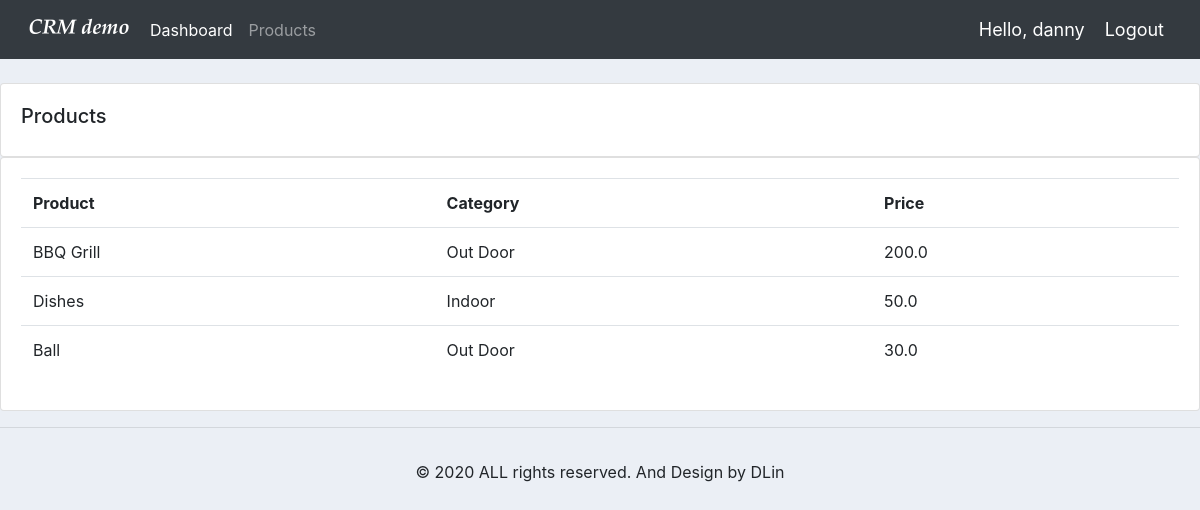
The page /products/ (signed in) on the database as committed earlier.
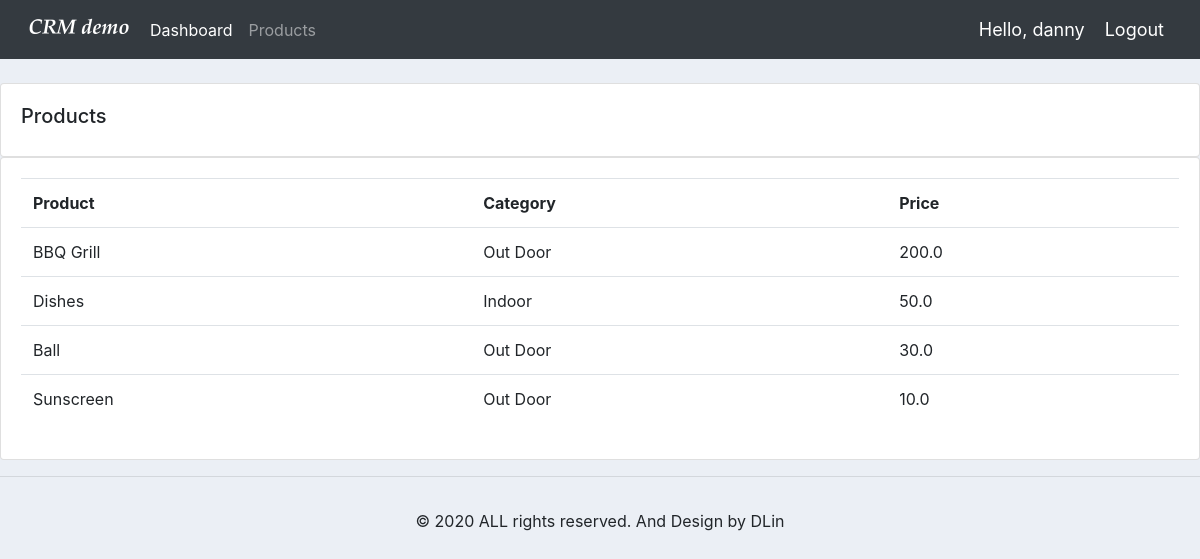
The same page on the database as committed later.
### accounts/models.py (models this page shows, shortened)
class Product(models.Model):
	CATEGORY = (
		('Indoor', 'Indoor'),
		('Out Door', 'Out Door'),
		)
	name = models.CharField(max_length=200, null=True)
	price = models.FloatField(null=True)
	category = models.CharField(max_length=200, null=True, choices=CATEGORY)
	description = models.CharField(max_length=200, null=True, blank=True)
	date_created = models.DateTimeField(auto_now_add=True, null=True)
	tags = models.ManyToManyField(Tag)

### accounts/decorators.py (the view)
		def wrapper_func(request, *args, **kwargs):
			group = None
			if request.user.groups.exists():
				group = request.user.groups.all()[0].name
			if group in allowed_roles:
				return view_func(request, *args, **kwargs)
			else:
				return HttpResponse('You are not authorized to view this page')

### accounts/views.py (called while the page is built)
@login_required(login_url='login')
@allowed_users(allowed_roles=['admin'])
def products(request):
	products = Product.objects.all()
	return render(request, 'accounts/products.html', {'products':products})

### accounts/templates/accounts/products.html
{% extends 'accounts/main.html' %}
{% block content %}
			<br>
			<div class="row">
				<div class="col-md">
					<div class="card card-body">
						<h5>Products</h5>
					</div>
					<div class="card card-body">
						<table class="table">
							<tr>
								<th>Product</th>
								<th>Category</th>
								<th>Price</th>
							</tr>
							{% for i in products %}
							<tr>
								<td>{{ i.name }}</td>
								<td>{{ i.category }}</td>
								<td>{{ i.price }}</td>
							</tr>
							{% endfor %}
						</table>
					</div>
				</div>
			</div>
{% endblock %}

Rows that differ between the two databases and show on the page:
added Product: name "Sunscreen", category "Out Door", price "10.0"
